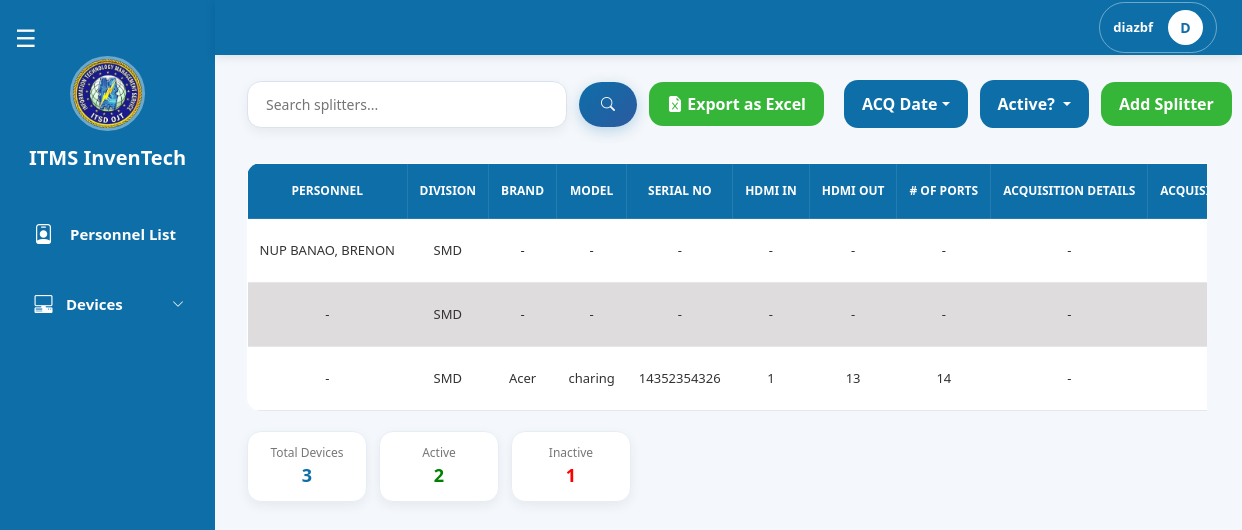
/pages/encoder/device_splitters.php (signed in), run on an earlier commit of the app's database.
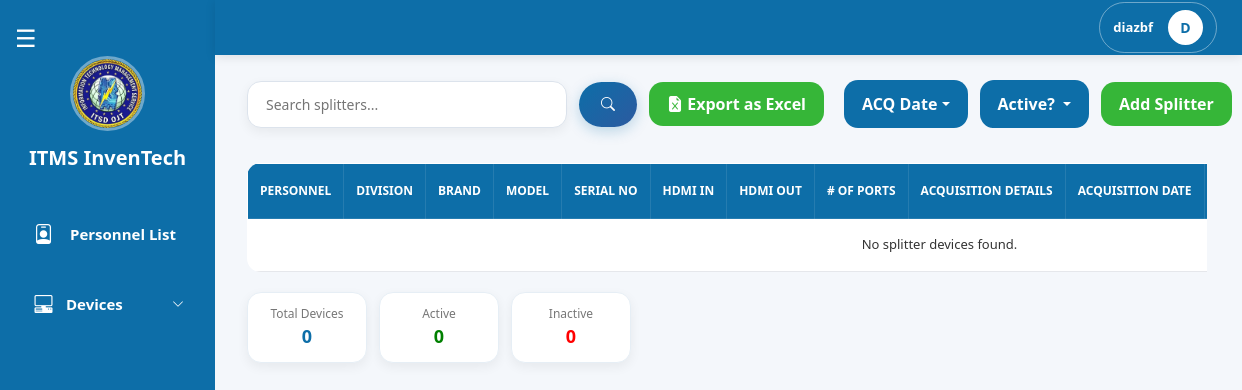
And on a later commit of the database.
### tables this page shows
CREATE TABLE `splitters` (
  `id` int(11) NOT NULL,
  `personnel_id` int(11) NOT NULL,
  `division_id` int(11) NOT NULL,
  `brand` varchar(255) DEFAULT NULL,
  `model` varchar(255) DEFAULT NULL,
  `serial_no` varchar(255) DEFAULT NULL,
  `hdmi_in` int(11) DEFAULT NULL,
  `hdmi_out` int(11) DEFAULT NULL,
  `no_of_ports` int(11) DEFAULT NULL,
  `acquisition_details` text DEFAULT NULL,
  `acquisition_date` date DEFAULT NULL,
  `previous_owners_id` longtext DEFAULT NULL CHECK (json_valid(`previous_owners_id`)),
  `is_active` tinyint(1) NOT NULL DEFAULT 1,
  `created_date` date NOT NULL DEFAULT current_timestamp(),
  `last_update_at` date DEFAULT NULL
);

CREATE TABLE `divisions` (
  `id` int(11) NOT NULL,
  `division` varchar(100) NOT NULL
);

### pages/encoder/device_splitters.php (the view, shortened to what the changed rows need)
<?php
include("../../config/db.php");
$encoderDivisionId = (int)$_SESSION['user']['division_id'];
$limit  = 10;
$page   = max(1, (int)($_GET['page'] ?? 1));
$offset = ($page - 1) * $limit;
$where  = ["s.division_id = ?"];
$params = [$encoderDivisionId];
$types  = 'i';
$whereSQL = "WHERE " . implode(" AND ", $where);
$baseJoin = "
    FROM splitters s
    LEFT JOIN personnels per ON s.personnel_id = per.id
    LEFT JOIN ranks rk       ON per.rank_id = rk.id
    LEFT JOIN divisions d    ON s.division_id = d.id
";
$stmtTotal = $conn->prepare("SELECT COUNT(*) AS total $baseJoin $whereSQL");
$stmtTotal->bind_param($types, ...$params);
$stmtTotal->execute();
$totalDevices = $stmtTotal->get_result()->fetch_assoc()['total'] ?? 0;
$activeWhere   = array_merge($where, ["s.is_active = 1"]);
$activeSQL     = "WHERE " . implode(" AND ", $activeWhere);
$inactiveWhere = array_merge($where, ["s.is_active = 0"]);
$inactiveSQL   = "WHERE " . implode(" AND ", $inactiveWhere);
$sa = $conn->prepare("SELECT COUNT(*) AS total $baseJoin $activeSQL");
$sa->bind_param($types, ...$params);
$sa->execute();
$activeDevices = $sa->get_result()->fetch_assoc()['total'] ?? 0;
$si = $conn->prepare("SELECT COUNT(*) AS total $baseJoin $inactiveSQL");
$si->bind_param($types, ...$params);
$si->execute();
$inactiveDevices = $si->get_result()->fetch_assoc()['total'] ?? 0;
$stmt = $conn->prepare("
    SELECT s.*,
        CONCAT(COALESCE(rk.rank, ''), ' ', per.last_name, ', ', per.first_name, ' ', per.middle_name) AS fullname,
        d.division AS division_name
    $baseJoin
    $whereSQL
    ORDER BY s.brand ASC
    LIMIT ?, ?
");
$fp   = array_merge($params, [$offset, $limit]);
$ft   = $types . 'ii';
$stmt->bind_param($ft, ...$fp);
$stmt->execute();
$result = $stmt->get_result();
?>
<!DOCTYPE html>
<html lang="en">
<head>
    <link href="https://cdn.jsdelivr.net/npm/bootstrap@5.3.3/dist/css/bootstrap.min.css" rel="stylesheet">
    <link rel="stylesheet" href="https://cdn.jsdelivr.net/npm/bootstrap-icons@1.11.3/font/bootstrap-icons.min.css">
    <link rel="stylesheet" href="../encoder/css/devices.css">
    <link rel="stylesheet" href="css/encoder_navbar.css">
    <link rel="stylesheet" href="./css/encoder_sidebar.css">
</head>
<body>
    <?php include 'encoder_sidebar.php'; ?>
    <div class="contenttable">
        <div class="table-container">
            <table class="users-table">
                <thead>
                    <tr>
                        <th>PERSONNEL</th>
                        <th>DIVISION</th>
                        <th>BRAND</th>
                        <th>MODEL</th>
                        <th>SERIAL NO</th>
                        <th>HDMI IN</th>
                        <th>HDMI OUT</th>
                        <th># OF PORTS</th>
                        <th>ACQUISITION DETAILS</th>
                        <th>ACQUISITION DATE</th>
                        <th>PREVIOUS HANDLERS</th>
                    </tr>
                </thead>
                <tbody>
                    <?php if ($result->num_rows > 0): ?>
                        <?php while ($row = $result->fetch_assoc()): ?>
                            <tr class="clickable-row" data-active="<?= $row['is_active'] ? '1' : '0' ?>"
                                data-bs-toggle="modal" data-bs-target="#viewSplitterModal<?= $row['id'] ?>">
                                <td><?= htmlspecialchars($row['fullname'] ?? '-') ?: '-' ?></td>
                                <td><?= htmlspecialchars($row['division_name'] ?? 'N/A') ?></td>
                                <td><?= htmlspecialchars($row['brand'] ?? '') ?: '-' ?></td>
                                <td><?= htmlspecialchars($row['model'] ?? '') ?: '-' ?></td>
                                <td><?= htmlspecialchars($row['serial_no'] ?? '') ?: '-' ?></td>
                                <td><?= htmlspecialchars($row['hdmi_in'] ?? '') ?: '-' ?></td>
                                <td><?= htmlspecialchars($row['hdmi_out'] ?? '') ?: '-' ?></td>
                                <td><?= htmlspecialchars($row['no_of_ports'] ?? '') ?: '-' ?></td>
                                <td><?= htmlspecialchars($row['acquisition_details'] ?? '') ?: '-' ?></td>
                                <td>
                                </td>
                            </tr>
                        <?php endwhile; ?>
                    <?php else: ?>
                        <tr>
                            <td colspan="14" class="text-center">No splitter devices found.</td>
                        </tr>
                    <?php endif; ?>
                </tbody>
            </table>
        </div>
        <div class="table-footer">
            <div class="user-stats">
                <div class="stat-box total"><span class="label">Total Devices</span><span class="value"><?= $totalDevices ?></span></div>
                <div class="stat-box active"><span class="label">Active</span><span class="value"><?= $activeDevices ?></span></div>
                <div class="stat-box inactive"><span class="label">Inactive</span><span class="value"><?= $inactiveDevices ?></span></div>
            </div>
        </div>
    </div>
</body>
</html>

What changed in the data, as far as the page shows it:
removed splitters: fullname "NUP BANAO, BRENON", division.division "SMD", brand "-", model "-", serial_no "-", hdmi_in "-", hdmi_out "-", no_of_ports "-", acquisition_details "-"
removed splitters: fullname "-", division.division "SMD", brand "-", model "-", serial_no "-", hdmi_in "-", hdmi_out "-", no_of_ports "-", acquisition_details "-"
removed splitters: fullname "-", division.division "SMD", brand "Acer", model "charing", serial_no "14352354326", hdmi_in "1", hdmi_out "13", no_of_ports "14", acquisition_details "-"
Also different on the page:
$totalDevices: "3" → "0"
$activeDevices: "2" → "0"
$inactiveDevices: "1" → "0"
text now shown: "No splitter devices found."
